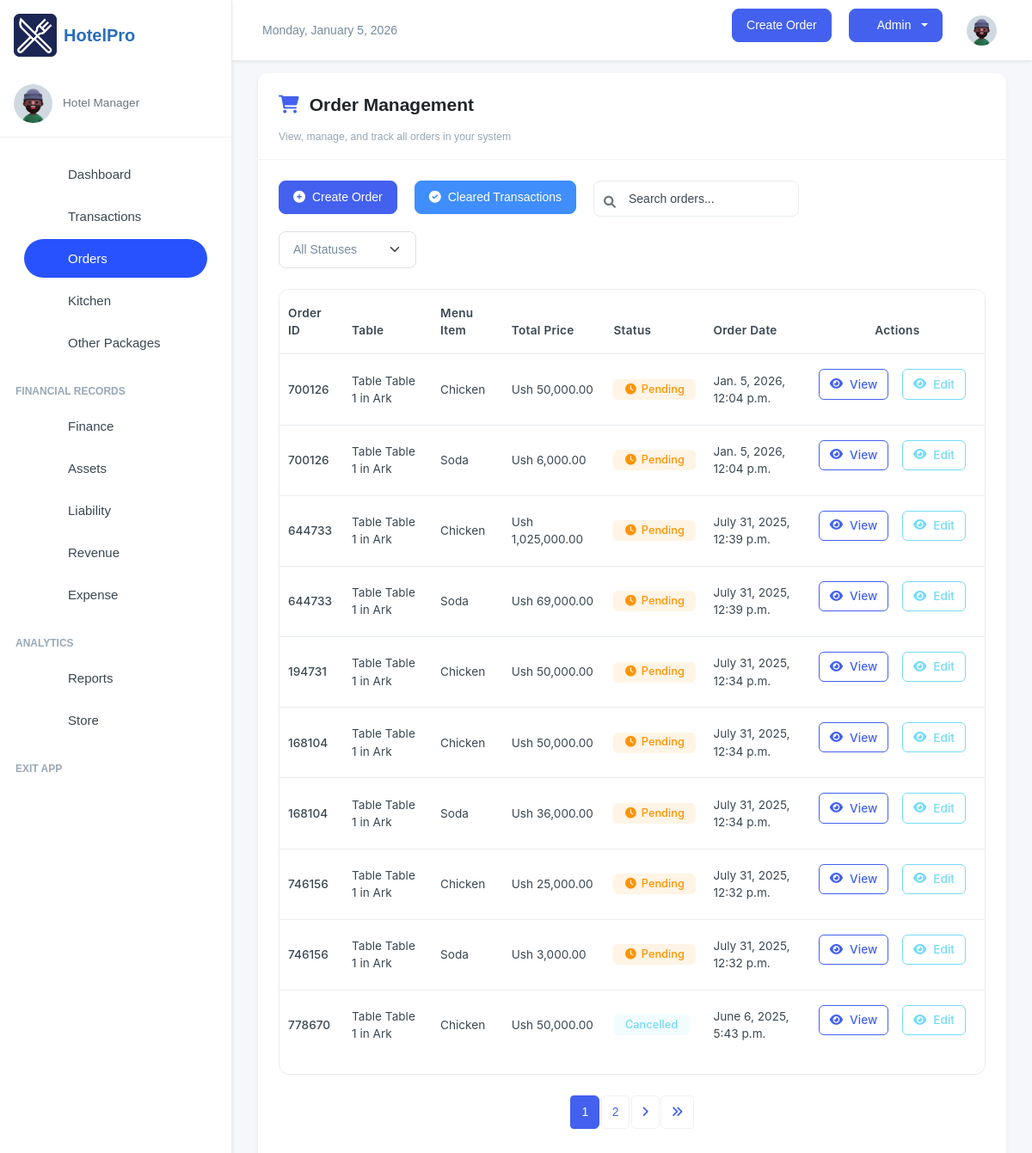
Screenshot of /manager/orders/ (signed in) with the database file from the repository.
### inventory/models.py (models this page shows, shortened)
class OrderItem(models.Model):
    ORDER_TYPE_CHOICES = [
        ('Dine-In', 'Dine-In'),
        ('Take-Away', 'Take-Away'),
    ]
    SPECIAL_NOTES_CHOICES = [
        ('strongly spiced', 'strongly spiced'),
        ('midly spiced', 'midly spiced'),
       ( 'chips' , 'chips'),
       ('rice','rice'),
        ('posho', 'posho'),
       ( 'rice_posho','rice_posho' ),
        ('chips_rice', 'chips_rice'),
       ( 'rice_posho', 'rice_posho'),
        ('chips_posho', 'chips_posho')
    ]
    order = models.ForeignKey(OrderTransaction, on_delete=models.CASCADE, related_name='order_items')
    menu_item = models.ForeignKey(MenuItem, on_delete=models.CASCADE, null=True, blank=True)
    order_date = models.DateTimeField(default=now)
    customer_name = models.CharField(max_length=255, blank=True, null=True, default="FishPoint Customer")
    dining_area = models.ForeignKey(DiningArea, on_delete=models.SET_NULL, null=True, blank=True)
    table = models.ForeignKey(Table, on_delete=models.SET_NULL, null=True, blank=True)
    total_price =  models.DecimalField(max_digits=10, decimal_places=2, default=Decimal('0.00'))
    quantity = models.IntegerField(blank=True, null=True)
    status = models.CharField(
        max_length=50, default='Pending',
        choices=[('Pending', 'Pending'), ('Preparing', 'Preparing'), ('Cooked', 'Completed'), ('Served', 'Served'), ('Cancelled', 'Cancelled')]
    )
    special_notes = models.CharField(
        default="nothing",
        max_length=50, blank=True, null=True,
        choices=SPECIAL_NOTES_CHOICES
        )
    order_type = models.CharField(
        max_length=10,
        choices=ORDER_TYPE_CHOICES,
        default='Dine-In'
    )
    updated = models.DateField(auto_now=True, blank=True, null=True)
    class Meta:
        verbose_name = 'Order Item'
        verbose_name_plural = 'Order Items'
        ordering = ['-order_date']

class OrderTransaction(models.Model):
    pay_mode = (
        ("NO PAYMENT", "NO PAYMENT"),
        ("CASH", "CASH"),
        ("MOMO PAY", "MOMO PAY"),
        ("AIRTEL PAY", "AIRTEL PAY"),
        ("BANK CARD", "BANK CARD"),
    )
    random_id = models.CharField(max_length=6, unique=True, editable=False, default=generate_random_id)
    customer_name = models.CharField(max_length=255, blank=True, null=True, default="FishPoint Customer")
    served_by = models.CharField(
        max_length=255, blank=True, null=True, default="Waitress")
    dining_area = models.ForeignKey(DiningArea, on_delete=models.SET_NULL, null=True, blank=True)
    table = models.ForeignKey(Table, on_delete=models.SET_NULL, null=True, blank=True )
    special_notes = models.TextField(default="Null")
    created = models.DateTimeField(default=now, blank=True, null=True)
    payment_mode = models.CharField(default="NO PAYMENT", max_length=50, choices=pay_mode)
    transaction_id = models.CharField(blank=True, null=True, max_length=100)
    created_by = models.ForeignKey(User, on_delete=models.SET_NULL, null=True, blank=True)
    updated = models.DateField(auto_now=True, blank=True, null=True)
    class Meta:
        ordering = ['-created']

class Table(models.Model):
    table_number = models.IntegerField()
    dining_area = models.ForeignKey(DiningArea, on_delete=models.CASCADE, related_name='tables')
    capacity = models.IntegerField()  # Number of seats at the table
    is_available = models.BooleanField(default=True)
    def __str__(self):
        return f"Table {self.table_number} in {self.dining_area.name}"

class DiningArea(models.Model):
    name = models.CharField(max_length=255)
    description = models.TextField(blank=True, null=True)

class MenuItem(models.Model):
    category = models.ForeignKey(Category, on_delete=models.CASCADE, related_name="menu_items")
    name = models.CharField(max_length=100)
    description = models.TextField()
    price = models.DecimalField(max_digits=10, decimal_places=2, default=Decimal('0.00'))
    is_available = models.BooleanField(default=True)
    image_url = models.ImageField(blank=True, null=True, upload_to="menu_items")
    def __str__(self):
        return self.name

### inventory/views.py (the view)
# urls.py: path('orders/', views.orders, name='order_list'),
@login_required(login_url='/user/login/')
def orders(request):
    orders = OrderItem.objects.all().select_related('table', 'dining_area','order').filter(order_date__gte=now() - timedelta(hours=12)).order_by('-order_date')
    orders_list = OrderItem.objects.all().select_related('table', 'dining_area','order')
    paginator = Paginator(orders_list, 10)
    page_number = request.GET.get('page')
    orders_list = paginator.get_page(page_number)
    return render(request, "order_list.html", {"orders": orders, "orders_list":orders_list})

### inventory/templates/order_list.html (shortened to what this page needs)
{% extends 'base.html' %}
{% load humanize %}
{% block content %}
<div class="card shadow-sm mb-4">
    <div class="card-header">
        <div class="page-header">
            <h4 class="page-title">
                <i class="fas fa-shopping-cart dashboard-icon"></i>Order Management
            </h4>
        </div>
        <p class="text-muted small mb-0">View, manage, and track all orders in your system</p>
    </div>
    <div class="card-body">
        <div class="d-flex flex-wrap justify-content-between align-items-center mb-4">
            <div class="d-flex flex-wrap gap-2 mb-3 mb-md-0">
                <a href="/manager/add-order/" class="btn btn-primary">
                    <i class="fas fa-plus-circle"></i> Create Order
                </a>
                <a href="/manager/cleared_transactions/" class="btn btn-info">
                    <i class="fas fa-check-circle"></i> Cleared Transactions
                </a>
                <div class="search-box">
                    <i class="fas fa-search search-icon"></i>
                    <input type="text" class="form-control" placeholder="Search orders...">
                </div>
                <select class="form-select status-filter">
                    <option value="">All Statuses</option>
                </select>
            </div>
        </div>
        <div class="table-container">
            <div class="table-responsive">
            <table class="table" style="font-size: 0.85rem;">
                <thead>
                <tr>
                    <th>Order ID</th>
                    <th>Table</th>
                    <th>Menu Item</th>
                    <th>Total Price</th>
                    <th>Status</th>
                    <th>Order Date</th>
                    <th class="text-center">Actions</th>
                </tr>
                </thead>
                <tbody>
                {% for order in orders_list %}
                <tr>
                    <td><span class="fw-medium">{{ order.order.random_id }}</span></td>
                    <td>Table {{ order.order.table }}</td>
                    <td>{{ order.menu_item }}</td>
                    <td>Ush {{ order.total_price|intcomma }}</td>
                    <td>
                    {% if order.status == 'Completed' %}
                    <span class="badge badge-completed">
                        <i class="fas fa-check-circle"></i>
                        {{ order.status }}
                    </span>
                    {% elif order.status == 'Pending' %}
                    <span class="badge badge-pending">
                        <i class="fas fa-clock"></i>
                        {{ order.status }}
                    </span>
                    {% elif order.status == 'Processing' %}
                    <span class="badge badge-processing">
                        <i class="fas fa-spinner fa-spin"></i>
                        {{ order.status }}
                    </span>
                    {% else %}
                    <span class="badge bg-secondary bg-opacity-10 text-secondary">
                        {{ order.status }}
                    </span>
                    {% endif %}
                    </td>
                    <td>{{ order.order_date }}</td>
                    <td class="action-cell text-center">
                    <a href="/manager/orders/{{ order.id }}" class="btn btn-sm btn-outline-primary">
                        <i class="fas fa-eye"></i> View
                    </a>
                     <a href="/manager/order/{{ order.id }}/update-status/" class="btn btn-sm btn-outline-secondary">
                        <i class="fas fa-eye"></i> Edit
                    </a>
                    </td>
                </tr>
                {% endfor %}
                </tbody>
            </table>
            </div>
        </div>
        <nav aria-label="Page navigation" class="mt-4">
            <ul class="pagination justify-content-center">
                {% for page_num in orders_list.paginator.page_range %}
                {% if page_num >= orders_list.number|add:-2 and page_num <= orders_list.number|add:2 %} <li
                    class="page-item {% if page_num == orders_list.number %}active{% endif %}">
                    <a class="page-link" href="?page={{ page_num }}">{{ page_num }}</a>
                    </li>
                    {% elif page_num == 1 or page_num == orders_list.paginator.num_pages %}
                    <li class="page-item">
                        <a class="page-link" href="?page={{ page_num }}">{{ page_num }}</a>
                    </li>
                    {% elif page_num == orders_list.number|add:-3 or page_num == orders_list.number|add:3 %}
                    <li class="page-item disabled"><span class="page-link">...</span></li>
                    {% endif %}
                    {% endfor %}
                    {% if orders_list.has_next %}
                    <li class="page-item">
                        <a class="page-link" href="?page={{ orders_list.next_page_number }}" aria-label="Next">
                            <i class="fas fa-angle-right"></i>
                        </a>
                    </li>
                    <li class="page-item">
                        <a class="page-link" href="?page={{ orders_list.paginator.num_pages }}" aria-label="Last">
                            <i class="fas fa-angle-double-right"></i>
                        </a>
                    </li>
                    {% endif %}
            </ul>
        </nav>
    </div>
</div>
<link rel="stylesheet" href="https://cdnjs.cloudflare.com/ajax/libs/font-awesome/6.0.0/css/all.min.css">
{% endblock content %}

### templates/base.html (style rules this page uses)
:root { --primary-color: #2A6EBB; --secondary-color: #F8F9FA; --accent-color: #FFD700; --text-color: #333333; --success-color: #28a745; --danger-color: #dc3545; --warning-color: #ffc107; --info-color: #17a2b8; }
body { font-family: 'Poppins', sans-serif; background-color: #f5f7fa; }
.btn-primary { background-color: var(--primary-color); border-color: var(--primary-color); }
.card { border-radius: 0.75rem; border: none; box-shadow: 0 0.125rem 0.25rem rgba(0, 0, 0, 0.075); transition: transform 0.2s ease-in-out, box-shadow 0.2s ease-in-out; }

### inventory/templates/order_list.html (style rules this page uses)
.card { border-radius: 12px; border: none; box-shadow: 0 5px 20px rgba(0, 0, 0, 0.05); transition: all 0.3s ease; }
.card-header { background-color: #fff; border-bottom: 1px solid rgba(0, 0, 0, 0.05); padding: 1.5rem 1.5rem 1rem; }
.card-body { padding: 1.5rem; }
table { font-size: 0.925rem; font-family: 'Inter', -apple-system, BlinkMacSystemFont, 'Segoe UI', Roboto, sans-serif; border-collapse: separate; border-spacing: 0; width: 100%; }
thead th { background-color: #f8f9fa; color: #495057; font-weight: 600; text-transform: none; font-size: 0.85rem; letter-spacing: 0.3px; padding: 1rem; border-bottom: 2px solid #e9ecef; }
tbody td { padding: 1rem; vertical-align: middle; border-bottom: 1px solid #e9ecef; }
tbody tr:last-child td { border-bottom: none; }
tbody tr { transition: background-color 0.2s; }
.btn { border-radius: 8px; padding: 0.5rem 1rem; font-weight: 500; transition: all 0.2s; margin-right: 0.75rem; margin-bottom: 0.75rem; display: inline-flex; align-items: center; justify-content: center; gap: 0.5rem; }
.btn-primary { background-color: #4361ee; border-color: #4361ee; }
.btn-info { background-color: #3f8efc; border-color: #3f8efc; color: white; }
.btn-sm { padding: 0.4rem 0.75rem; font-size: 0.85rem; border-radius: 6px; }
.btn-outline-primary { color: #4361ee; border-color: #4361ee; }
.badge { font-weight: 500; font-size: 0.8rem; padding: 0.35rem 0.85rem; border-radius: 6px; display: inline-flex; align-items: center; gap: 0.375rem; }
.badge-pending { background-color: rgba(255, 149, 0, 0.1); color: #ff9500; }
.pagination { margin-top: 1.5rem; }
.page-link { border-radius: 6px; margin: 0 0.15rem; color: #4361ee; font-weight: 500; padding: 0.5rem 0.75rem; }
.page-item.active .page-link { background-color: #4361ee; border-color: #4361ee; }
.table-container { margin-top: 1.5rem; border-radius: 12px; overflow: hidden; border: 1px solid #e9ecef; }
.search-box { position: relative; max-width: 300px; }
.search-box input { padding-left: 2.5rem; border-radius: 8px; border: 1px solid #e9ecef; height: 42px; }
.search-icon { position: absolute; left: 0.75rem; top: 50%; transform: translateY(-50%); color: #6c757d; }
.status-filter { max-width: 160px; }
.action-cell { white-space: nowrap; }
.page-header { display: flex; align-items: center; margin-bottom: 1rem; }
.page-title { margin-bottom: 0; font-weight: 700; color: #212529; }
.dashboard-icon { margin-right: 0.75rem; color: #4361ee; }

### rows the page displays
OrderItem: order.random_id "700126", order.table "Table 1 in Ark", menu_item "Chicken", total_price "50,000.00", status "Pending", order_date "Jan. 5, 2026, 12:04 p.m."
OrderItem: order.random_id "700126", order.table "Table 1 in Ark", menu_item "Soda", total_price "6,000.00", status "Pending", order_date "Jan. 5, 2026, 12:04 p.m."
OrderItem: order.random_id "644733", order.table "Table 1 in Ark", menu_item "Chicken", total_price "1,025,000.00", status "Pending", order_date "July 31, 2025, 12:39 p.m."
OrderItem: order.random_id "644733", order.table "Table 1 in Ark", menu_item "Soda", total_price "69,000.00", status "Pending", order_date "July 31, 2025, 12:39 p.m."
OrderItem: order.random_id "194731", order.table "Table 1 in Ark", menu_item "Chicken", total_price "50,000.00", status "Pending", order_date "July 31, 2025, 12:34 p.m."
OrderItem: order.random_id "168104", order.table "Table 1 in Ark", menu_item "Chicken", total_price "50,000.00", status "Pending", order_date "July 31, 2025, 12:34 p.m."
OrderItem: order.random_id "168104", order.table "Table 1 in Ark", menu_item "Soda", total_price "36,000.00", status "Pending", order_date "July 31, 2025, 12:34 p.m."
OrderItem: order.random_id "746156", order.table "Table 1 in Ark", menu_item "Chicken", total_price "25,000.00", status "Pending", order_date "July 31, 2025, 12:32 p.m."
OrderItem: order.random_id "746156", order.table "Table 1 in Ark", menu_item "Soda", total_price "3,000.00", status "Pending", order_date "July 31, 2025, 12:32 p.m."
OrderItem: order.random_id "778670", order.table "Table 1 in Ark", menu_item "Chicken", total_price "50,000.00", status "Cancelled", order_date "June 6, 2025, 5:43 p.m."

### other values shown
{{ page_num }} "1" "2"
